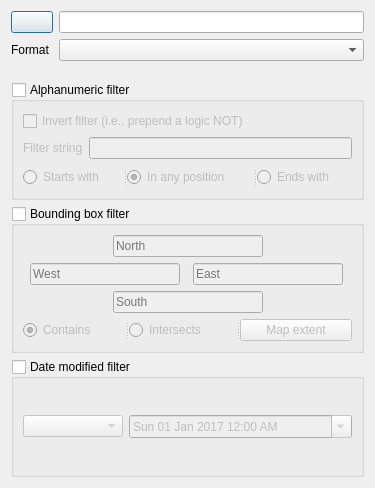
<?xml version="1.0" encoding="UTF-8"?>
<ui version="4.0">
 <class>Base_LoadThemAll</class>
 <widget class="QDialog" name="Base_LoadThemAll">
  <property name="geometry">
   <rect>
    <x>0</x>
    <y>0</y>
    <width>375</width>
    <height>488</height>
   </rect>
  </property>
  <property name="windowTitle">
   <string>Dialog</string>
  </property>
  <layout class="QGridLayout" name="gridLayout">
   <item row="0" column="0">
    <widget class="QPushButton" name="btnBaseDir">
     <property name="toolTip">
      <string>Select a base directory</string>
     </property>
     <property name="text">
      <string/>
     </property>
     <property name="icon">
      <iconset resource="../resources/resources.qrc">
       <normaloff>:/plugins/loadthemall/dir.png</normaloff>:/plugins/loadthemall/dir.png</iconset>
     </property>
     <property name="iconSize">
      <size>
       <width>22</width>
       <height>22</height>
      </size>
     </property>
    </widget>
   </item>
   <item row="0" column="1">
    <widget class="QLineEdit" name="txtBaseDir"/>
   </item>
   <item row="1" column="0">
    <widget class="QLabel" name="label_2">
     <property name="text">
      <string>Format </string>
     </property>
    </widget>
   </item>
   <item row="1" column="1">
    <widget class="QComboBox" name="cboFormats">
     <property name="sizeAdjustPolicy">
      <enum>QComboBox::AdjustToContentsOnFirstShow</enum>
     </property>
    </widget>
   </item>
   <item row="2" column="1">
    <spacer name="verticalSpacer">
     <property name="orientation">
      <enum>Qt::Vertical</enum>
     </property>
     <property name="sizeType">
      <enum>QSizePolicy::Fixed</enum>
     </property>
     <property name="sizeHint" stdset="0">
      <size>
       <width>20</width>
       <height>15</height>
      </size>
     </property>
    </spacer>
   </item>
   <item row="3" column="0" colspan="2">
    <widget class="QGroupBox" name="groupBoxAlphanumeric">
     <property name="title">
      <string>Alphanumeric filter</string>
     </property>
     <property name="checkable">
      <bool>true</bool>
     </property>
     <property name="checked">
      <bool>false</bool>
     </property>
     <layout class="QVBoxLayout" name="verticalLayout_2">
      <item>
       <widget class="QCheckBox" name="chkInvertAlphanumeric">
        <property name="text">
         <string>Invert filter (i.e., prepend a logic NOT)</string>
        </property>
       </widget>
      </item>
      <item>
       <layout class="QFormLayout" name="formLayout_2">
        <item row="0" column="0">
         <widget class="QLabel" name="label_3">
          <property name="text">
           <string>Filter string</string>
          </property>
         </widget>
        </item>
        <item row="0" column="1">
         <widget class="QLineEdit" name="txtFilter"/>
        </item>
       </layout>
      </item>
      <item>
       <widget class="QSplitter" name="splitter">
        <property name="orientation">
         <enum>Qt::Horizontal</enum>
        </property>
        <widget class="QRadioButton" name="radStarts">
         <property name="text">
          <string>Starts with</string>
         </property>
        </widget>
        <widget class="QRadioButton" name="radAny">
         <property name="text">
          <string>In any position</string>
         </property>
         <property name="checked">
          <bool>true</bool>
         </property>
        </widget>
        <widget class="QRadioButton" name="radEnds">
         <property name="text">
          <string>Ends with</string>
         </property>
        </widget>
       </widget>
      </item>
     </layout>
    </widget>
   </item>
   <item row="4" column="0" colspan="2">
    <widget class="QGroupBox" name="groupBoxBoundingBox">
     <property name="title">
      <string>Bounding box filter</string>
     </property>
     <property name="checkable">
      <bool>true</bool>
     </property>
     <property name="checked">
      <bool>false</bool>
     </property>
     <layout class="QGridLayout" name="gridLayout_2">
      <item row="0" column="0">
       <layout class="QVBoxLayout" name="verticalLayout">
        <item>
         <layout class="QHBoxLayout" name="horizontalLayout_2">
          <item>
           <spacer name="horizontalSpacer_2">
            <property name="orientation">
             <enum>Qt::Horizontal</enum>
            </property>
            <property name="sizeHint" stdset="0">
             <size>
              <width>40</width>
              <height>20</height>
             </size>
            </property>
           </spacer>
          </item>
          <item>
           <widget class="QLineEdit" name="txtYMax">
            <property name="minimumSize">
             <size>
              <width>150</width>
              <height>0</height>
             </size>
            </property>
            <property name="maximumSize">
             <size>
              <width>16777215</width>
              <height>16777215</height>
             </size>
            </property>
            <property name="font">
             <font>
              <pointsize>9</pointsize>
             </font>
            </property>
            <property name="placeholderText">
             <string>North</string>
            </property>
           </widget>
          </item>
          <item>
           <spacer name="horizontalSpacer">
            <property name="orientation">
             <enum>Qt::Horizontal</enum>
            </property>
            <property name="sizeHint" stdset="0">
             <size>
              <width>40</width>
              <height>20</height>
             </size>
            </property>
           </spacer>
          </item>
         </layout>
        </item>
        <item>
         <layout class="QHBoxLayout" name="horizontalLayout">
          <item>
           <widget class="QLineEdit" name="txtXMin">
            <property name="minimumSize">
             <size>
              <width>150</width>
              <height>0</height>
             </size>
            </property>
            <property name="maximumSize">
             <size>
              <width>150</width>
              <height>16777215</height>
             </size>
            </property>
            <property name="font">
             <font>
              <pointsize>9</pointsize>
             </font>
            </property>
            <property name="placeholderText">
             <string>West</string>
            </property>
           </widget>
          </item>
          <item>
           <widget class="QLineEdit" name="txtXMax">
            <property name="minimumSize">
             <size>
              <width>150</width>
              <height>0</height>
             </size>
            </property>
            <property name="maximumSize">
             <size>
              <width>150</width>
              <height>16777215</height>
             </size>
            </property>
            <property name="font">
             <font>
              <pointsize>9</pointsize>
             </font>
            </property>
            <property name="placeholderText">
             <string>East</string>
            </property>
           </widget>
          </item>
         </layout>
        </item>
        <item>
         <layout class="QHBoxLayout" name="horizontalLayout_3">
          <item>
           <spacer name="horizontalSpacer_3">
            <property name="orientation">
             <enum>Qt::Horizontal</enum>
            </property>
            <property name="sizeHint" stdset="0">
             <size>
              <width>40</width>
              <height>20</height>
             </size>
            </property>
           </spacer>
          </item>
          <item>
           <widget class="QLineEdit" name="txtYMin">
            <property name="minimumSize">
             <size>
              <width>150</width>
              <height>0</height>
             </size>
            </property>
            <property name="maximumSize">
             <size>
              <width>16777215</width>
              <height>16777215</height>
             </size>
            </property>
            <property name="font">
             <font>
              <pointsize>9</pointsize>
             </font>
            </property>
            <property name="layoutDirection">
             <enum>Qt::LeftToRight</enum>
            </property>
            <property name="alignment">
             <set>Qt::AlignLeading|Qt::AlignLeft|Qt::AlignVCenter</set>
            </property>
            <property name="placeholderText">
             <string>South</string>
            </property>
           </widget>
          </item>
          <item>
           <spacer name="horizontalSpacer_4">
            <property name="orientation">
             <enum>Qt::Horizontal</enum>
            </property>
            <property name="sizeHint" stdset="0">
             <size>
              <width>40</width>
              <height>20</height>
             </size>
            </property>
           </spacer>
          </item>
         </layout>
        </item>
        <item>
         <widget class="QSplitter" name="splitter_2">
          <property name="orientation">
           <enum>Qt::Horizontal</enum>
          </property>
          <widget class="QRadioButton" name="radContains">
           <property name="text">
            <string>Contains</string>
           </property>
           <property name="checked">
            <bool>true</bool>
           </property>
          </widget>
          <widget class="QRadioButton" name="radIntersects">
           <property name="text">
            <string>Intersects</string>
           </property>
          </widget>
          <widget class="QPushButton" name="btnLoadExtent">
           <property name="text">
            <string>Map extent</string>
           </property>
          </widget>
         </widget>
        </item>
       </layout>
      </item>
     </layout>
    </widget>
   </item>
   <item row="5" column="0" colspan="2">
    <widget class="QGroupBox" name="groupBoxDateModified">
     <property name="title">
      <string>Date modified filter</string>
     </property>
     <property name="checkable">
      <bool>true</bool>
     </property>
     <property name="checked">
      <bool>false</bool>
     </property>
     <layout class="QHBoxLayout" name="horizontalLayout_4">
      <item>
       <widget class="QComboBox" name="cboDateComparison">
        <property name="maximumSize">
         <size>
          <width>100</width>
          <height>16777215</height>
         </size>
        </property>
       </widget>
      </item>
      <item>
       <widget class="QDateTimeEdit" name="dtDateTime">
        <property name="buttonSymbols">
         <enum>QAbstractSpinBox::UpDownArrows</enum>
        </property>
        <property name="accelerated">
         <bool>true</bool>
        </property>
        <property name="dateTime">
         <datetime>
          <hour>0</hour>
          <minute>0</minute>
          <second>0</second>
          <year>2017</year>
          <month>1</month>
          <day>1</day>
         </datetime>
        </property>
        <property name="currentSection">
         <enum>QDateTimeEdit::DaySection</enum>
        </property>
        <property name="displayFormat">
         <string>ddd dd MMM yyyy hh:mm AP</string>
        </property>
        <property name="calendarPopup">
         <bool>true</bool>
        </property>
       </widget>
      </item>
     </layout>
    </widget>
   </item>
  </layout>
 </widget>
 <connections/>
</ui>
